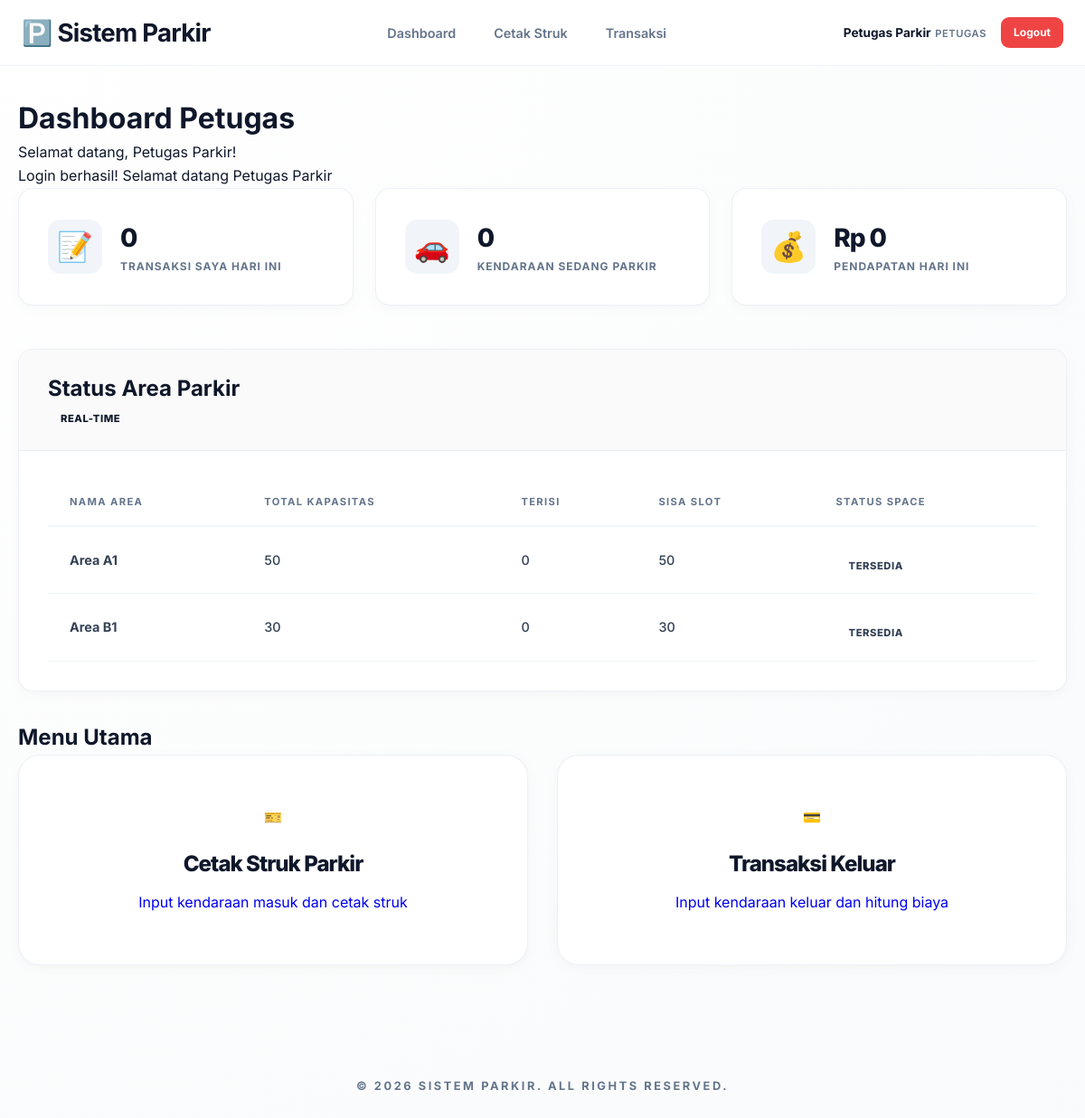
The page /petugas/dashboard.php (signed in) on the database its author committed.
### tables this page shows
CREATE TABLE `tb_area_parkir` (
  `id_area` int(11) NOT NULL AUTO_INCREMENT,
  `nama_area` varchar(50) NOT NULL,
  `kapasitas` int(11) NOT NULL,
  `terisi` int(11) DEFAULT 0,
  PRIMARY KEY (`id_area`)
);

### includes/functions.php (called while the page is built, shortened)
<?php
function get_flash() {
    if (isset($_SESSION['flash_message'])) {
        $type = $_SESSION['flash_type'];
        $message = $_SESSION['flash_message'];
        return ['type' => $type, 'message' => $message];
    }
    return null;
}
function format_rupiah($angka) {
    return "Rp " . number_format($angka, 0, ',', '.');
}
function get_user_info() {
    return [
        'id_user' => $_SESSION['id_user'] ?? null,
        'username' => $_SESSION['username'] ?? null,
        'nama' => $_SESSION['nama_lengkap'] ?? null,
        'role' => $_SESSION['role'] ?? null
    ];
}
?>

### petugas/dashboard.php (the view, shortened to what this page needs)
<?php
require_once __DIR__ . '/../middleware/auth_check.php';
try {
    $stmt = $db->prepare("SELECT COUNT(*) as total FROM tb_transaksi
                          WHERE DATE(waktu_masuk) = CURDATE() AND id_user = :id_user");
    $stmt->bindParam(':id_user', $_SESSION['id_user']);
    $stmt->execute();
    $total_transaksi_hari_ini = $stmt->fetch()['total'];
    $stmt = $db->query("SELECT COUNT(*) as total FROM tb_transaksi WHERE status = 'masuk'");
    $total_parkir_aktif = $stmt->fetch()['total'];
    $stmt = $db->query("SELECT SUM(biaya_total) as total FROM tb_transaksi
                        WHERE DATE(waktu_keluar) = CURDATE() AND status = 'keluar'");
    $total_pendapatan = $stmt->fetch()['total'] ?? 0;
    $areas = $db->query("SELECT * FROM tb_area_parkir ORDER BY nama_area")->fetchAll();
} catch(PDOException $e) {
    $error = $e->getMessage();
}
include __DIR__ . '/../includes/header.php';
?>
<div class="container">
    <h1>Dashboard Petugas</h1>
    <p class="text-muted">Selamat datang, <?php echo $user['nama']; ?>!</p>
    <?php if ($flash = get_flash()): ?>
        <div class="alert alert-<?php echo $flash['type']; ?>">
            <?php echo $flash['message']; ?>
        </div>
    <?php endif; ?>
    <div class="stats-grid">
        <div class="stat-card">
            <div class="stat-icon">📝</div>
            <div class="stat-info">
                <h3><?php echo $total_transaksi_hari_ini; ?></h3>
                <p>Transaksi Saya Hari Ini</p>
            </div>
        </div>
        <div class="stat-card">
            <div class="stat-icon">🚗</div>
            <div class="stat-info">
                <h3><?php echo $total_parkir_aktif; ?></h3>
                <p>Kendaraan Sedang Parkir</p>
            </div>
        </div>
        <div class="stat-card">
            <div class="stat-icon">💰</div>
            <div class="stat-info">
                <h3><?php echo format_rupiah($total_pendapatan); ?></h3>
                <p>Pendapatan Hari Ini</p>
            </div>
        </div>
    </div>
    <div class="card mt-4">
        <div class="card-header d-flex justify-content-between align-items-center">
            <h2 class="mb-0">Status Area Parkir</h2>
            <span class="badge badge-info">Real-time</span>
        </div>
        <div class="card-body">
            <div class="table-responsive">
                <table class="table table-hover">
                    <thead>
                        <tr>
                            <th>Nama Area</th>
                            <th>Total Kapasitas</th>
                            <th>Terisi</th>
                            <th>Sisa Slot</th>
                            <th>Status Space</th>
                        </tr>
                    </thead>
                    <tbody>
                        <?php foreach($areas as $area):
                            $sisa = $area['kapasitas'] - $area['terisi'];
                            $status_class = 'bg-success';
                            $status_text = 'Tersedia';
                        ?>
                            <tr>
                                <td><strong><?php echo $area['nama_area']; ?></strong></td>
                                <td><?php echo $area['kapasitas']; ?></td>
                                <td class="text-primary"><?php echo $area['terisi']; ?></td>
                                <td class="text-success font-weight-bold"><?php echo $sisa; ?></td>
                                <td>
                                    <div class="d-flex align-items-center">
                                        <div class="progress mr-2" style="height: 10px; width: 100px; flex-grow: 1;">
                                        </div>
                                        <span class="badge <?php echo $status_class; ?> text-white ml-2"><?php echo $status_text; ?></span>
                                    </div>
                                </td>
                            </tr>
                        <?php endforeach; ?>
                    </tbody>
                </table>
            </div>
        </div>
    </div>
    <div class="quick-actions mt-4">
        <h2>Menu Utama</h2>
        <div class="action-grid">
            <a href="cetak_struk.php" class="action-card">
                <div class="action-icon">🎫</div>
                <h3>Cetak Struk Parkir</h3>
                <p>Input kendaraan masuk dan cetak struk</p>
            </a>
            <a href="transaksi.php" class="action-card">
                <div class="action-icon">💳</div>
                <h3>Transaksi Keluar</h3>
                <p>Input kendaraan keluar dan hitung biaya</p>
            </a>
        </div>
    </div>
</div>
<?php include __DIR__ . '/../includes/footer.php'; ?>

### assets/css/style.css (style rules this page uses)
* { margin: 0; padding: 0; box-sizing: border-box; }
:root { --primary: #1e293b; --primary-soft: #f1f5f9; --accent: #3b82f6; --success: #10b981; --danger: #ef4444; --warning: #f59e0b; --bg-base: #fafafa; --bg-surface: rgba(255, 255, 255, 0.85); --text-main: #0f172a; --text-muted: #64748b; --border: rgba(226, 232, 240, 0.6); --glass-border: rgba(255, 255, 255, 0.5); --shadow-soft: 0 4px 20px -2px rgba(0, 0, 0, 0.03), 0 2px 10px -2px rgba(0, 0, 0, 0.02); --shadow-floating: 0 20px 25px -5px rgba(0, 0, 0, 0.05), 0 10px 10px -5px rgba(0, 0, 0, 0.02); --radius-lg: 16px; --radius-md: 10px; }
body { font-family: 'Inter', -apple-system, blinkmacsystemfont, sans-serif; background: radial-gradient(circle at top left, #ffffff 0%, #f9fafb 100%); color: var(--text-main); line-height: 1.6; min-height: 100vh; overflow-x: hidden; -webkit-font-smoothing: antialiased; }
.container { width: 100%; max-width: 1200px; margin: 0 auto; padding: 32px 20px; }
.stats-grid { display: grid; grid-template-columns: repeat(auto-fit, minmax(260px, 1fr)); gap: 24px; margin-bottom: 48px; }
.stat-card { background: #fff; border-radius: var(--radius-lg); padding: 32px; border: 1px solid var(--border); box-shadow: var(--shadow-soft); display: flex; align-items: center; gap: 20px; transition: all 0.4s cubic-bezier(0.175, 0.885, 0.32, 1.275); }
.stat-icon { width: 60px; height: 60px; background: var(--primary-soft); border-radius: 14px; display: flex; align-items: center; justify-content: center; font-size: 2rem; }
.stat-info h3 { font-size: 1.75rem; font-weight: 800; margin: 0; letter-spacing: -0.04em; }
.stat-info p { font-size: 0.75rem; font-weight: 700; text-transform: uppercase; color: var(--text-muted); letter-spacing: 0.08em; }
.card { background: #fff; border-radius: var(--radius-lg); border: 1px solid var(--border); box-shadow: var(--shadow-soft); margin-bottom: 32px; overflow: hidden; }
.card-header { background: #fafafa; padding: 24px 32px; border-bottom: 1px solid var(--border); }
.card-body { padding: 32px; }
.table { width: 100%; border-collapse: separate; border-spacing: 0; }
.table th { background: #fff; color: var(--text-muted); font-weight: 700; font-size: 0.7rem; text-transform: uppercase; letter-spacing: 0.12em; padding: 16px 24px; text-align: left; border-bottom: 2px solid var(--primary-soft); }
.table td { padding: 20px 24px; font-size: 0.9rem; border-bottom: 1px solid var(--primary-soft); font-weight: 500; color: #334155; }
.table tbody tr { transition: background 0.2s; }
.action-grid { display: grid; grid-template-columns: repeat(auto-fit, minmax(300px, 1fr)); gap: 32px; }
.action-card { background: #ffffff; border: 1px solid var(--border); border-radius: 24px; padding: 56px 40px; text-decoration: none; text-align: center; box-shadow: var(--shadow-soft); transition: all 0.4s cubic-bezier(0.175, 0.885, 0.32, 1.275); }
.action-card h3 { font-size: 1.5rem; font-weight: 800; color: var(--text-main); letter-spacing: -0.04em; margin: 20px 0 10px 0; }
.badge { padding: 6px 14px; font-size: 0.7rem; font-weight: 800; border-radius: 8px; text-transform: uppercase; letter-spacing: 0.05em; }
* { transition: transform 0.2s cubic-bezier(0.4, 0, 0.2, 1), box-shadow 0.2s ease, background 0.2s ease, border-color 0.2s ease; }

### rows shown on the page
tb_area_parkir: nama_area "Area A1", kapasitas "50", terisi "0", status_text "TERSEDIA"
tb_area_parkir: nama_area "Area B1", kapasitas "30", terisi "0", status_text "TERSEDIA"

### other values the page prints
$user['nama'] "Petugas Parkir"
$user['role'] "PETUGAS"
$flash['message'] "Login berhasil! Selamat datang Petugas Parkir"
$total_transaksi_hari_ini "0"
$total_parkir_aktif "0"
format_rupiah($total_pendapatan) "Rp 0"
